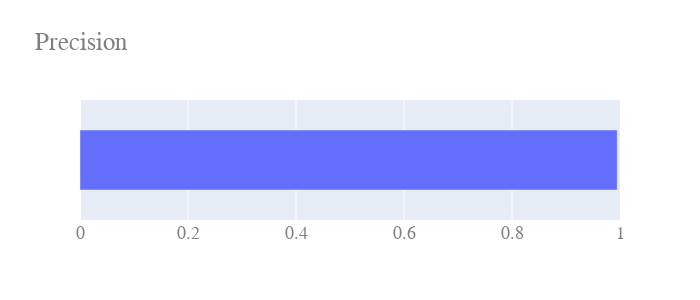
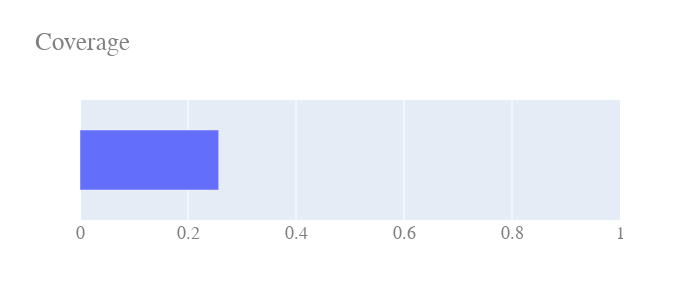

Notebook cell for these charts, in order:
### Markdown cell above
Show precision. How likely predictions using the Anchor features would produce the same result.

### Code cell
show_bar([exp['precision']],[''],"Precision")
show_bar([exp['coverage']],[''],"Coverage")

### Figure 1 — Plotly figure (JSON) as saved in the notebook; plotly's stock layout.template omitted (floating-point values rounded to 4 significant figures)
{"data": [{"orientation": "h", "type": "bar", "width": [0.5], "x": [0.9949], "y": [""]}], "layout": {"autosize": false, "font": {"color": "#7f7f7f", "family": "Courier New, monospace", "size": 18}, "height": 300, "title": {"text": "Precision"}, "width": 700, "xaxis": {"range": [0, 1]}}}

### Figure 2 — Plotly figure (JSON) as saved in the notebook; plotly's stock layout.template omitted (floating-point values rounded to 4 significant figures)
{"data": [{"orientation": "h", "type": "bar", "width": [0.5], "x": [0.2568], "y": [""]}], "layout": {"autosize": false, "font": {"color": "#7f7f7f", "family": "Courier New, monospace", "size": 18}, "height": 300, "title": {"text": "Coverage"}, "width": 700, "xaxis": {"range": [0, 1]}}}
